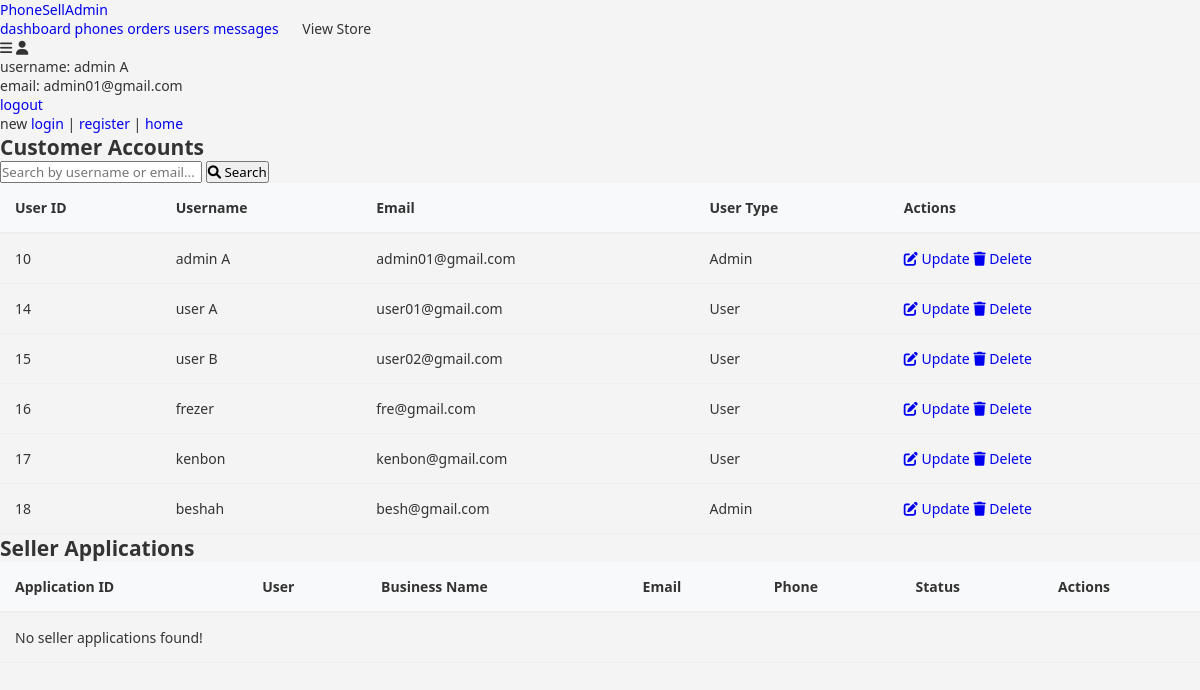
/admin/users.php (signed in), run on the app's committed database.
### tables this page shows
CREATE TABLE `users` (
  `id` int(100) NOT NULL,
  `name` varchar(100) NOT NULL,
  `email` varchar(100) NOT NULL,
  `password` varchar(100) NOT NULL,
  `user_type` varchar(20) NOT NULL DEFAULT 'user'
);

### admin/users.php (the view, shortened to what this page needs)
<?php
include '../includes/config.php';
$create_table_query = "CREATE TABLE IF NOT EXISTS `seller_applications` (
    `id` int(11) NOT NULL AUTO_INCREMENT,
    `user_id` int(11) NOT NULL,
    `business_name` varchar(255) NOT NULL,
    `business_address` text NOT NULL,
    `phone_number` varchar(20) NOT NULL,
    `email` varchar(255) NOT NULL,
    `status` enum('pending','approved','rejected') NOT NULL DEFAULT 'pending',
    `created_at` timestamp NOT NULL DEFAULT CURRENT_TIMESTAMP,
    PRIMARY KEY (`id`),
    KEY `user_id` (`user_id`),
    CONSTRAINT `seller_applications_ibfk_1` FOREIGN KEY (`user_id`) REFERENCES `users` (`id`) ON DELETE CASCADE
) ENGINE=InnoDB DEFAULT CHARSET=utf8mb4;";
mysqli_query($conn, $create_table_query) or die('Error creating seller_applications table: ' . mysqli_error($conn));
$search_query = '';
?>
<!DOCTYPE html>
<html lang="en">
<head>
    <link rel="stylesheet" href="https://cdnjs.cloudflare.com/ajax/libs/font-awesome/6.0.0/css/all.min.css">
    <link rel="stylesheet" href="../assets/css/admin_style.css">
</head>
<body>
<?php include '../includes/admin_header.php'; ?>
<section class="users">
    <h1 class="title">Customer Accounts</h1>
    <div class="search-form">
        <form action="" method="GET">
            <input type="text" name="search" class="box" placeholder="Search by username or email..." value="<?php echo htmlspecialchars($search_query); ?>">
            <button type="submit" class="btn"><i class="fas fa-search"></i> Search</button>
        </form>
    </div>
    <div class="table-container">
        <table class="modern-admin-table">
            <thead>
                <tr>
                    <th>User ID</th>
                    <th>Username</th>
                    <th>Email</th>
                    <th>User Type</th>
                    <th>Actions</th>
                </tr>
            </thead>
            <tbody>
                <?php
                $query = "SELECT * FROM `users`";
                $select_users = mysqli_query($conn, $query) or die(mysqli_error($conn));
                if (mysqli_num_rows($select_users) > 0) {
                    while ($fetch_users = mysqli_fetch_assoc($select_users)) {
                ?>
                <tr>
                    <td><?php echo $fetch_users['id']; ?></td>
                    <td><?php echo htmlspecialchars($fetch_users['name']); ?></td>
                    <td><?php echo htmlspecialchars($fetch_users['email']); ?></td>
                    <td><span class="user-type-badge user-type-<?php echo htmlspecialchars($fetch_users['user_type']); ?>"><?php echo htmlspecialchars(ucfirst($fetch_users['user_type'])); ?></span></td>
                    <td>
                        <a href="users.php?update=<?php echo $fetch_users['id']; ?>" class="option-btn"><i class="fas fa-edit"></i> Update</a>
                        <a href="users.php?delete=<?php echo $fetch_users['id']; ?>" class="delete-btn" onclick="return confirm('Delete this user?');"><i class="fas fa-trash"></i> Delete</a>
                    </td>
                </tr>
                <?php
                    }
                } else {
                    echo '<tr><td colspan="5" class="empty">No users found!</td></tr>';
                }
                ?>
            </tbody>
        </table>
    </div>
    <h1 class="title">Seller Applications</h1>
    <div class="table-container">
        <table class="modern-admin-table">
            <thead>
                <tr>
                    <th>Application ID</th>
                    <th>User</th>
                    <th>Business Name</th>
                    <th>Email</th>
                    <th>Phone</th>
                    <th>Status</th>
                    <th>Actions</th>
                </tr>
            </thead>
            <tbody>
                <?php
                $query = "SELECT sa.*, u.name as user_name, u.email as user_email
                         FROM `seller_applications` sa
                         JOIN `users` u ON sa.user_id = u.id
                         ORDER BY sa.created_at DESC";
                $select_applications = mysqli_query($conn, $query) or die(mysqli_error($conn));
                if (mysqli_num_rows($select_applications) > 0) {
                    while ($fetch_app = mysqli_fetch_assoc($select_applications)) {
                ?>
                <tr>
                    <td><?php echo $fetch_app['id']; ?></td>
                    <td><?php echo htmlspecialchars($fetch_app['user_name']); ?></td>
                    <td><?php echo htmlspecialchars($fetch_app['business_name']); ?></td>
                    <td><?php echo htmlspecialchars($fetch_app['user_email']); ?></td>
                    <td><?php echo htmlspecialchars($fetch_app['phone_number']); ?></td>
                    <td><span class="seller-status-badge status-<?php echo htmlspecialchars($fetch_app['status']); ?>"><?php echo htmlspecialchars(ucfirst($fetch_app['status'])); ?></span></td>
                    <td>
                        <?php if ($fetch_app['status'] === 'pending'): ?>
                        <form action="" method="POST" style="display: inline;">
                            <input type="hidden" name="application_id" value="<?php echo $fetch_app['id']; ?>">
                            <input type="hidden" name="csrf_token" value="<?php echo $_SESSION['csrf_token']; ?>">
                            <button type="submit" name="approve_application" class="option-btn">Approve</button>
                            <button type="submit" name="reject_application" class="delete-btn">Reject</button>
                        </form>
                        <?php endif; ?>
                    </td>
                </tr>
                <?php
                    }
                } else {
                    echo '<tr><td colspan="7" class="empty">No seller applications found!</td></tr>';
                }
                ?>
            </tbody>
        </table>
    </div>
</section>
</body>
</html>

### assets/css/admin_style.css (style rules this page uses)
:root { --jiji-green: #3db83a; --jiji-orange: #ff9900; --jiji-bg: #f4f4f4; --text-black: #333; --text-gray: #7d7d7d; --white: #ffffff; --border: 1px solid #eee; --shadow: 0 2px 10px rgba(0,0,0,0.05); }
* { margin: 0; padding: 0; box-sizing: border-box; font-family: 'Segoe UI', Tahoma, Geneva, Verdana, sans-serif; text-decoration: none; outline: none; }
body { background: var(--jiji-bg); color: var(--text-black); font-size: 1.4rem; }
html { font-size: 62.5%; }
table { width: 100%; border-collapse: collapse; }
table th { text-align: left; padding: 1.5rem; background: #f8f9fa; color: var(--text-black); font-size: 1.4rem; border-bottom: 2px solid #eee; }
table td { padding: 1.5rem; border-bottom: 1px solid #eee; font-size: 1.4rem; }

### data on the page
users: id "10", name "admin A", email "admin01@gmail.com", user_type "Admin"
users: id "14", name "user A", email "user01@gmail.com", user_type "User"
users: id "15", name "user B", email "user02@gmail.com", user_type "User"
users: id "16", name "frezer", email "fre@gmail.com", user_type "User"
users: id "17", name "kenbon", email "kenbon@gmail.com", user_type "User"
users: id "18", name "beshah", email "besh@gmail.com", user_type "Admin"

### other printed values
$_SESSION['admin_name'] "admin A"
$_SESSION['admin_email'] "admin01@gmail.com"
